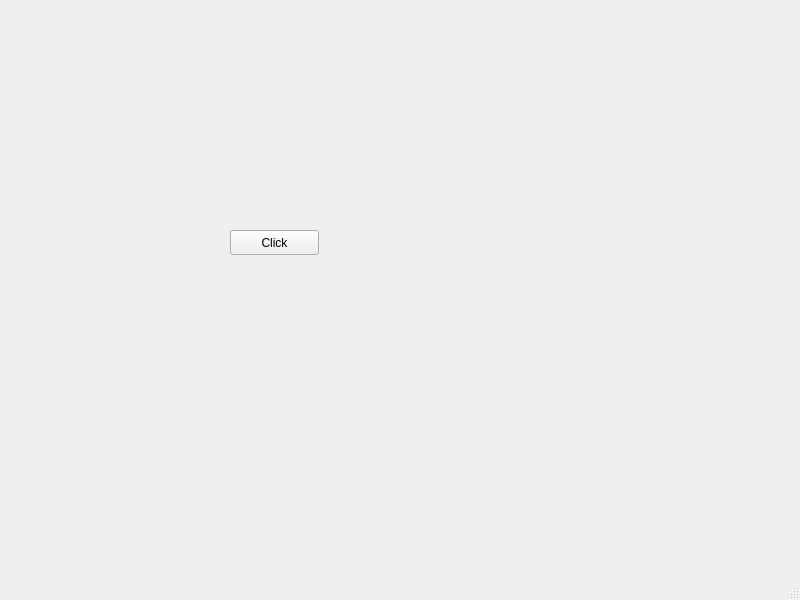
<?xml version="1.0" encoding="UTF-8"?>
<ui version="4.0">
 <class>MainWindow</class>
 <widget class="QMainWindow" name="MainWindow">
  <property name="geometry">
   <rect>
    <x>0</x>
    <y>0</y>
    <width>800</width>
    <height>600</height>
   </rect>
  </property>
  <property name="windowTitle">
   <string>MainWindow</string>
  </property>
  <widget class="QWidget" name="centralwidget">
   <widget class="QPushButton" name="pushButton">
    <property name="geometry">
     <rect>
      <x>230</x>
      <y>230</y>
      <width>89</width>
      <height>25</height>
     </rect>
    </property>
    <property name="text">
     <string>Click</string>
    </property>
   </widget>
  </widget>
  <widget class="QMenuBar" name="menubar">
   <property name="geometry">
    <rect>
     <x>0</x>
     <y>0</y>
     <width>800</width>
     <height>22</height>
    </rect>
   </property>
  </widget>
  <widget class="QStatusBar" name="statusbar"/>
 </widget>
 <resources/>
 <connections/>
</ui>
